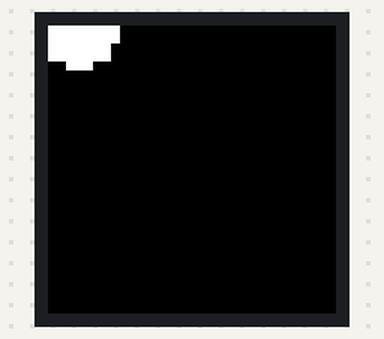
Recording of a sketch running on a simulated Arduino Mega 2560, built with avr-gcc and run on an emulated ATmega2560. Shown: 32×32 colour display.

Above: at 0.2 s.
At 2.67 s:
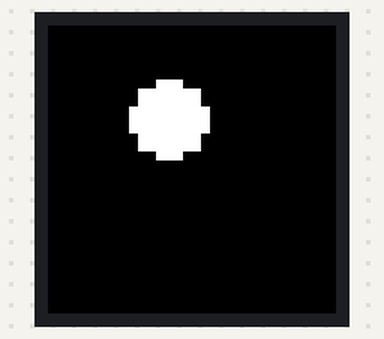
At 5.15 s:
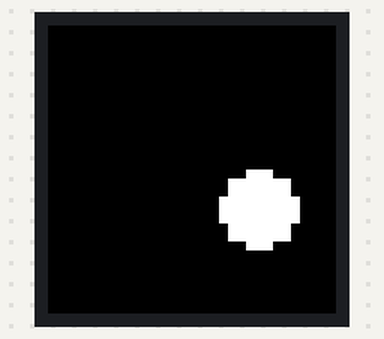
At 10.1 s:
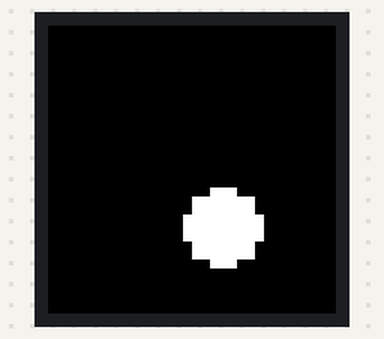
At 15.35 s:
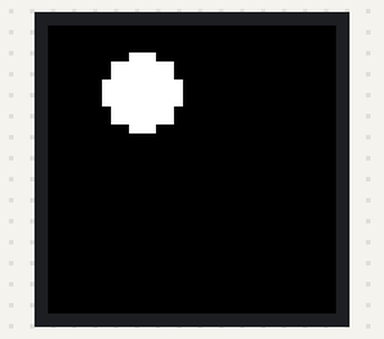
At 20.3 s:
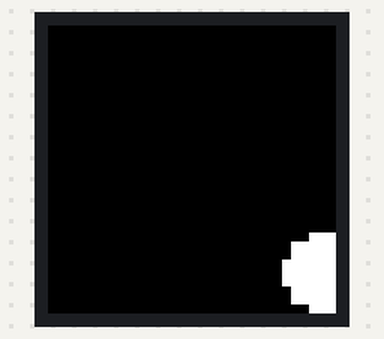

The sketch:

DiffuserCam.ino
```cpp
#include <RGBmatrixPanel.h>

#define CLK 11 // USE THIS ON ARDUINO MEGA
#define OE   9
#define LAT 10
#define A   A0
#define B   A1
#define C   A2
#define D   A3
RGBmatrixPanel matrix(A, B, C, D, CLK, LAT, OE, false);

int8_t ball[3][4] = {
  {  3,  0,  1,  1 }, // Initial X,Y pos & velocity for 3 bouncy balls
  { 0, 27,  1, -1 },
  { 20,  9, -1,  -1 }
};
static const uint16_t PROGMEM ballcolor[3] = {
  0xFFFF, // Green=1
  0x001F, // Blue=1
  0xF800  // Red=1
};

void setup() {
  matrix.begin();
}

void loop() {
  byte i;

  matrix.fillScreen(0); // Clears screen

  // Bounce three balls around
  for(i=0; i<1; i++) {
    // Draw 'ball'
    matrix.fillCircle(ball[i][0], ball[i][1], 4, pgm_read_word(&ballcolor[i]));
    // Update X, Y position
    ball[i][0] += ball[i][2];
    ball[i][1] += ball[i][3];
    // Bounce off edges
    if((ball[i][0] == 0) || (ball[i][0] == (matrix.width() - 1)))
      ball[i][2] *= -1;
    if((ball[i][1] == 0) || (ball[i][1] == (matrix.height() - 1)))
      ball[i][3] *= -1;
  }

#if !defined(__AVR__)
  // On non-AVR boards, delay slightly so screen updates aren't too quick.
  delay(20);
#endif

  // Update display
  matrix.swapBuffers(false);
}
```

Measured:
- by itself, everything shown: repeats every 19.2 s, in 62 steps
